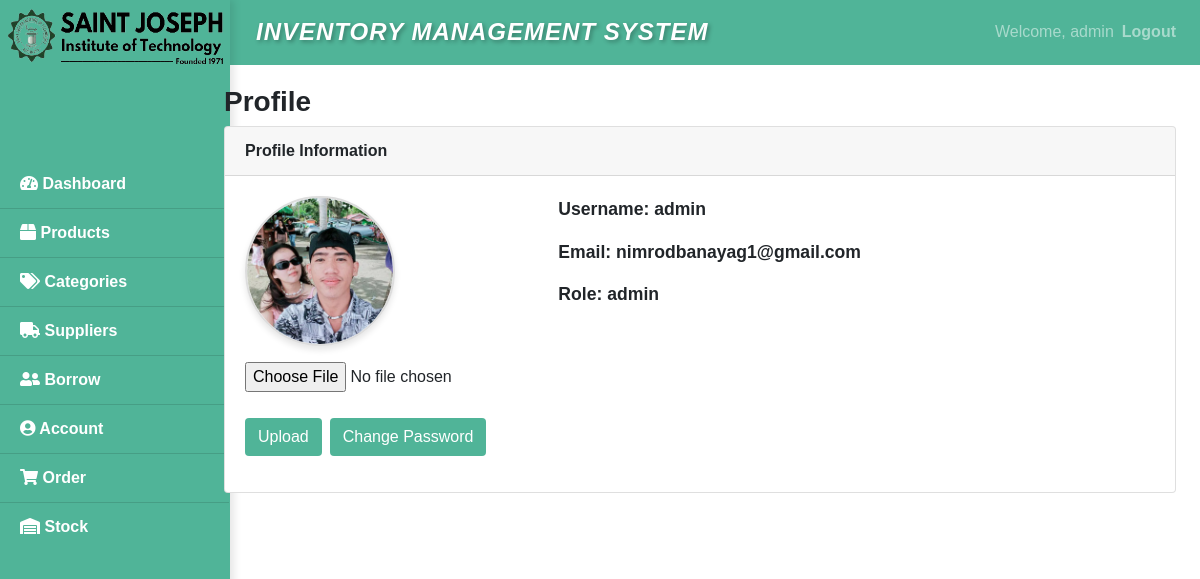
The page /Account.php (signed in) on the database its author committed.
### tables this page shows
CREATE TABLE `registration` (
  `id` int(11) NOT NULL,
  `email` varchar(255) NOT NULL,
  `username` varchar(255) NOT NULL,
  `password` varchar(255) NOT NULL,
  `role` enum('admin','user') NOT NULL,
  `created_at` timestamp NOT NULL DEFAULT current_timestamp(),
  `profile_picture` varchar(255) DEFAULT NULL
);

### Account.php (the view, shortened to what this page needs)
<?php
$conn = new mysqli('localhost', 'root', '', 'inventoryproj');
$username = $_SESSION['username'];
$stmt = $conn->prepare("SELECT * FROM registration WHERE username = ?");
$stmt->bind_param("s", $username);
$stmt->execute();
$result = $stmt->get_result();
$user = $result->fetch_assoc();
?>
<!DOCTYPE html>
<html lang="en">
<head>
    <link href="https://stackpath.bootstrapcdn.com/bootstrap/4.5.2/css/bootstrap.min.css" rel="stylesheet">
    <link rel="stylesheet" href="https://cdnjs.cloudflare.com/ajax/libs/font-awesome/5.15.4/css/all.min.css">
</head>
<body>
 <nav class="navbar navbar-expand-md navbar-dark" style="background-color: #50B498;">
        <a class="navbar-brand" href="#">Inventory Management System</a>
        <div class="collapse navbar-collapse" id="navbarNav">
            <ul class="navbar-nav ml-auto">
                <li class="nav-item">
                    <span class="navbar-text">Welcome, <?php echo htmlspecialchars($_SESSION['username']); ?></span>
                </li>
                <li class="nav-item">
                    <b><a class="nav-link" href="Login.php">Logout</a>
                </li>
            </ul>
        </div>
    </nav>
    <div class="container-fluid">
        <div class="row">
            <div class="sidebar">
                <div class="sidebar-heading">
                    <img src="founded.png" class="sidebar-logo" alt="Sidebar Logo">
                </div>
      <div class="list-group list-group-flush">
                    <a href="Dashboard.php" class="list-group-item list-group-item-action"><i class="fas fa-tachometer-alt"></i> Dashboard</a>
                    <a href="Product.php" class="list-group-item list-group-item-action"><i class="fas fa-box"></i> Products</a>
                    <a href="Categories.php" class="list-group-item list-group-item-action"><i class="fas fa-tags"></i> Categories</a>
                    <a href="Supplier.php" class="list-group-item list-group-item-action"><i class="fas fa-truck"></i> Suppliers</a>
                    <a href="#borrowerSubMenu" class="list-group-item list-group-item-action" data-toggle="collapse"><i class="fas fa-user-friends"></i> Borrow</a>
                    <a href="Account.php" class="list-group-item list-group-item-action"><i class="fas fa-user-circle"></i> Account</a>
                    <a href="Order.php" class="list-group-item list-group-item-action"><i class="fas fa-shopping-cart"></i> Order</a>
                    <a href="stock.php" class="list-group-item list-group-item-action"><i class="fas fa-warehouse"></i> Stock</a>
                </div>
            </div>
     <main role="main" class="col-md-9 ml-sm-auto col-lg-10 px-4 main-content">
    <h3><b>Profile</b></h3>
    <div class="card mb-4">
        <div class="card-header">
            Profile Information
        </div>
        <div class="card-body">
            <div class="row">
                <div class="col-md-4 text-center">
                   <div class="profile-picture-container">
    <?php if (!empty($user['profile_picture'])): ?>
        <img src="<?php echo htmlspecialchars($user['profile_picture']); ?>" alt="Profile Picture" class="img-fluid profile-picture">
    <?php else: ?>
        <img src="default-profile.png" alt="Default Profile Picture" class="img-fluid profile-picture">
    <?php endif; ?>
</div>
<form method="POST" action="" enctype="multipart/form-data" class="mt-3">
    <div class="form-group">
        <input type="file" id="profile_picture" name="profile_picture" class="form-control-file">
    </div>
    <div class="form-group d-flex justify-content-start">
        <button type="submit" class="btn" style="background-color: #50B498; color: white;">Upload</button>
        <a href="change_password.php" class="btn ml-2" style="background-color: #50B498; color: white;">Change Password</a>
    </div>
</form>
                </div>
                <div class="col-md-8">
                    <div class="user-info">
                        <p><strong>Username:</strong> <?php echo htmlspecialchars($user['username']); ?></p>
                        <p><strong>Email:</strong> <?php echo htmlspecialchars($user['email']); ?></p>
                        <p><strong>Role:</strong> <?php echo htmlspecialchars($user['role']); ?></p>
                    </div>
                </div>
            </div>
        </div>
    </div>
</main>
        </div>
    </div>
</body>
</html>

### Account.php (style rules this page uses)
body { font-family: Arial, sans-serif; overflow-x: hidden; }
.sidebar { height: 100vh; width: 230px; position: fixed; top: 0; left: 0; background-color: #50B498; border-right: 1px solid #50B498; box-shadow: 4px 0 8px rgba(0, 0, 0, 0.1); }
.sidebar-heading { text-align: center; padding-bottom: 0px; }
.sidebar-logo { width: 320px; height: 250px; margin-left: -65px; margin-top: -90px; }
.sidebar .list-group-item { border-radius: 0; background-color: #50B498; color: #fff; }
.main-content { margin-left: 250px; padding: 20px; }
.navbar-brand { font-weight: bold; font-family: 'Arial', sans-serif; font-size: 24px; font-style: oblique; text-align: center; flex: 1; letter-spacing: 1px; line-height: 1.2; text-transform: uppercase; text-shadow: 2px 2px 4px rgba(0, 0, 0, 0.3); color: #ffffff; background-color: #50B498; padding: 10px; margin-left: 230px; }
.profile-picture-container { display: flex; justify-content: center; align-items: center; width: 150px; height: 150px; border-radius: 50%; overflow: hidden; border: 2px solid #ddd; box-shadow: 0 4px 6px rgba(0, 0, 0, 0.1); }
.profile-picture-container img { display: block; max-width: 100%; height: auto; border-radius: 50%; }
.user-info p { font-size: 1.1rem; line-height: 1.5; }
.btn { margin-top: 10px; }

### rows shown on the page
registration: profile_picture (picture), username "admin", email "nimrodbanayag1@gmail.com", role "admin"

### other values the page prints
$_SESSION['username'] "admin"
